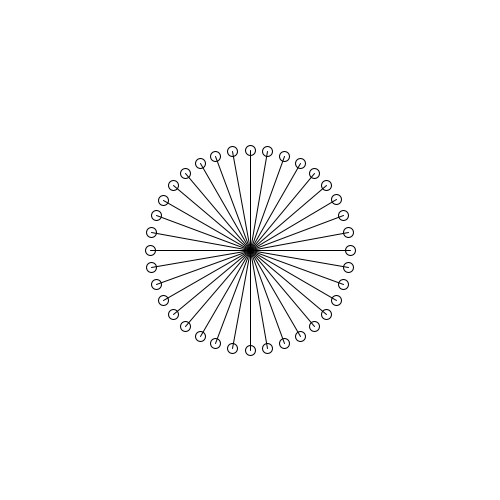
Frame 1 (no input)
Frame 60 (the mouse pressed at the canvas centre just before this capture): identical to frame 1, image omitted
Frame 120 (the mouse held since frame 60 and released just before this capture): identical to frame 1, image omitted

The Processing sketch that drew this single still picture (run headless with seeded random() and noise(); from frame 60 on, the mouse is pressed at the canvas centre):

// Processing sketch: dibujando_en_circulos_00
// ── dibujando_en_circulos_00.pde
float origenX, origenY;  //usaremos este para el centro
float radio; // radio de la elipse
int nElementos; 

void setup() {
	size(500, 500);
	origenX = width/2; //mitad del ancho del canvas
	origenY = height/2; //mitad del alto del canvas
	radio = 100; //incicializamos el radio, lo vamos a modificar despues
	nElementos = 36; 
}

void draw() {
  background(255);
	for (int i = 0; i<nElementos;i++){
		//En cada vuelta el ángulo aumenta porque multiplicamos por i (que va 0,1,2,3,4,etc)
		//esto da resultado en 'radianes' (otra manera de medir ángulos). Ver https://es.wikipedia.org/wiki/Radian
		float angulo = radians(10) * i; //en cada vuelta el angulo incrementará en 10 grados, usamos el radians() para convertir a radianes

		//calculamos la posicion X e Y para cada elemento
		//esta es una formula que calcula la distancia respecto al origen, en X e Y
		//siempre sera: ORIGEN + COSENO(o SENO) del angulo del elemento respecto al origen, multiplicado por el Radio (que tan lejos) 
		float x = origenX + cos(angulo) * radio;
		float y = origenY + sin(angulo) * radio;

		ellipse(x,y,10,10);
    line(origenX, origenY, x, y);
	}	
}
